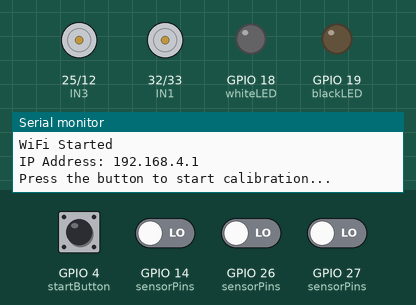
The sketch below on a simulated ESP32. Shown: motor-driver pin pairs drawn as motors (green arrow = first pin HIGH = forward, orange = second pin HIGH = backward, longer = more drive), output pins drawn as LEDs (lit = HIGH), the last lines printed to the serial monitor. The test bench sets the inputs (shaded band); at power-on: GPIO 4 (startButton) HIGH, GPIO 14 (sensorPins), GPIO 26 (sensorPins), GPIO 27 (sensorPins) LOW.

Above: at 0.8 s.
0.9 s: GPIO 4 (startButton) pulled LOW for 0.15 s
At 2.5 s:
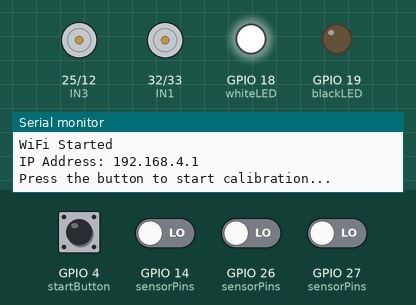
6.7 s: GPIO 14 (sensorPins) driven HIGH
At 9.5 s:
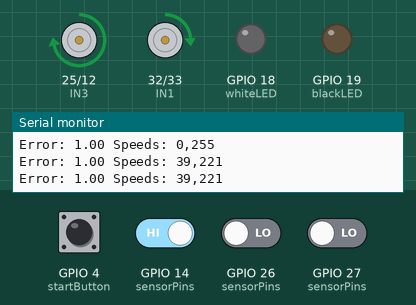
9.7 s: GPIO 26 (sensorPins) driven HIGH
At 10.3 s:
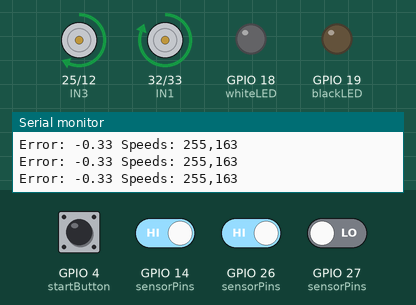
11.2 s: GPIO 27 (sensorPins) driven HIGH
At 12.4 s:
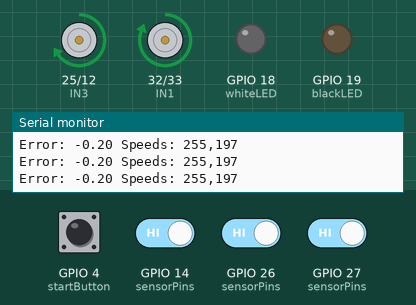
12.7 s: GPIO 14 (sensorPins) driven LOW
At 13.7 s:
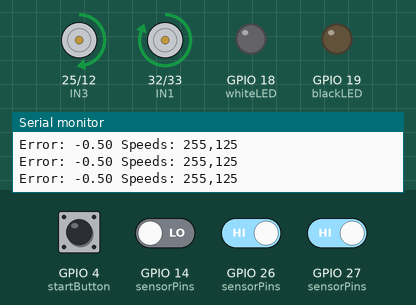
14.2 s: GPIO 26 (sensorPins) driven LOW and GPIO 27 (sensorPins) driven LOW
At 14.8 s:
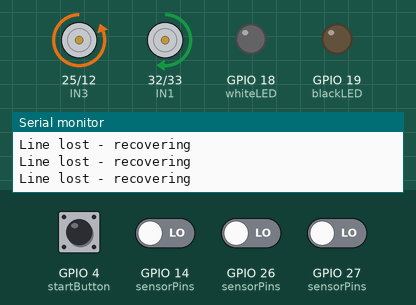
Timing chart, 0 to 16.7 s (numbered marks = the images above; inputs shaded):
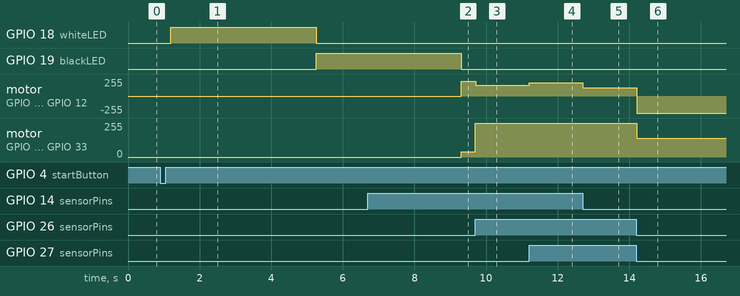

The sketch:

line_following_FV1.1.ino
```cpp
#include <QTRSensors.h>
#include <WiFi.h>
#include <ESPAsyncWebServer.h>
#include <AsyncTCP.h>
#include <WebSerial.h>

// -------- LINE SENSOR SETUP --------
QTRSensors qtr;
const uint8_t SensorCount = 3;
uint16_t sensorValues[SensorCount];
const uint8_t sensorPins[] = {26, 27, 14};
const int weights[3] = {-1, 0, 1};   // Precomputed weights

// -------- MOTOR PINS --------
int IN1 = 32;
int IN2 = 33;
int IN3 = 25;
int IN4 = 12;

// -------- BUTTON AND LED --------
int startButton = 4;
int whiteLED = 18;
int blackLED = 19;

// -------- CALIBRATION --------
uint16_t whiteValues[SensorCount] = {0,0,0};
uint16_t blackValues[SensorCount] = {0,0,0};
uint16_t thresholds[SensorCount];

// -------- MOTOR CONTROL --------
int baseSpeed = 255;
float Kp = 0.7;
float Kd = 0.4;

float previousError = 0;
int lastDirection = 0;

// -------- ROBOT STATE --------
bool robotRunning = true;

// -------- DEBUG TIMER --------
unsigned long lastDebug = 0;

// -------- WIFI + WEBSERIAL --------
const char* ssid = "2sDIZONRobot";
const char* password = "12345678";
AsyncWebServer server(80);

// -------- FUNCTIONS --------
void stopMotors() {
  analogWrite(IN1, 0);
  analogWrite(IN3, 0);

  digitalWrite(IN1, LOW);
  digitalWrite(IN2, LOW);
  digitalWrite(IN3, LOW);
  digitalWrite(IN4, LOW);
}

void recvMsg(uint8_t *data, size_t len) {

  String message = "";
  for(int i = 0; i < len; i++) message += char(data[i]);
  message.trim();

  Serial.print("Received: ");
  Serial.println(message);
  WebSerial.print("Received: ");
  WebSerial.println(message);

  // -------- STOP --------
  if(message == "STOP"){
    robotRunning = false;
    stopMotors();
    WebSerial.println("Robot Stopped");
  }

  // -------- START --------
  else if(message == "START"){
    robotRunning = true;
    WebSerial.println("Robot Running");
  }

  // -------- CHANGE KP --------
  else if(message.startsWith("KP")){
    float newKp = message.substring(3).toFloat();
    Kp = newKp;

    WebSerial.print("New Kp: ");
    WebSerial.println(Kp);
  }

  // -------- CHANGE KD --------
  else if(message.startsWith("KD")){
    float newKd = message.substring(3).toFloat();
    Kd = newKd;

    WebSerial.print("New Kd: ");
    WebSerial.println(Kd);
  }

  // -------- CHANGE BASE SPEED --------
  else if(message.startsWith("BASE")){
    int newBase = message.substring(5).toInt();
    baseSpeed = newBase;

    WebSerial.print("New Base Speed: ");
    WebSerial.println(baseSpeed);
  }

  // -------- SHOW CURRENT VALUES --------
  else if(message == "PID"){
    WebSerial.print("Kp: ");
    WebSerial.println(Kp);

    WebSerial.print("Kd: ");
    WebSerial.println(Kd);

    WebSerial.print("BaseSpeed: ");
    WebSerial.println(baseSpeed);
  }

  else{
    WebSerial.println("Unknown command");
  }
}
// -------- SETUP --------
void setup() {
  Serial.begin(115200);

  WiFi.softAP(ssid, password);
  Serial.println();
  Serial.println("WiFi Started");
  Serial.print("IP Address: ");
  Serial.println(WiFi.softAPIP());

  WebSerial.begin(&server);
  WebSerial.onMessage(recvMsg);
  server.begin();
  WebSerial.println("ESP32 Robot Online");

  qtr.setTypeRC();
  qtr.setSensorPins(sensorPins, SensorCount);

  pinMode(IN1, OUTPUT);
  pinMode(IN2, OUTPUT);
  pinMode(IN3, OUTPUT);
  pinMode(IN4, OUTPUT);
  pinMode(startButton, INPUT_PULLUP);
  pinMode(whiteLED, OUTPUT);
  pinMode(blackLED, OUTPUT);

  Serial.println("Press the button to start calibration...");
  WebSerial.println("Press the button to start calibration...");
  while(digitalRead(startButton) == HIGH);
  delay(300);

  // WHITE CALIBRATION
  digitalWrite(whiteLED, HIGH);
  WebSerial.println("White calibration...");
  delay(3000);

  for(int i = 0; i < 20; i++){
    qtr.read(sensorValues);
    for(int j = 0; j < SensorCount; j++)
      whiteValues[j] += sensorValues[j];
    delay(50);
  }

  for(int j = 0; j < SensorCount; j++)
    whiteValues[j] /= 20;

  digitalWrite(whiteLED, LOW);

  // BLACK CALIBRATION
  digitalWrite(blackLED, HIGH);
  WebSerial.println("Black calibration...");
  delay(3000);

  for(int i = 0; i < 20; i++){
    qtr.read(sensorValues);
    for(int j = 0; j < SensorCount; j++)
      blackValues[j] += sensorValues[j];
    delay(50);
  }

  for(int j = 0; j < SensorCount; j++)
    blackValues[j] /= 20;

  digitalWrite(blackLED, LOW);

  for(int j = 0; j < SensorCount; j++)
    thresholds[j] = (whiteValues[j] + blackValues[j]) / 2;

  Serial.println("Calibration Complete!");
  WebSerial.println("Calibration Complete!");
}

// -------- LOOP --------
void loop() {

  if(!robotRunning){
    stopMotors();
    return;
  }

  qtr.read(sensorValues);

  bool lineDetected = false;

  for(int i = 0; i < SensorCount; i++){
    if(sensorValues[i] > thresholds[i]){
      lineDetected = true;
      break;
    }
  }

  // -------- LINE LOST RECOVERY --------
  if(!lineDetected){

    int recoverSpeed = 140;

    if(lastDirection >= 0){
      analogWrite(IN1,0);
      digitalWrite(IN2,HIGH);
      analogWrite(IN3,recoverSpeed);
      digitalWrite(IN4,LOW);
    }
    else{
      analogWrite(IN1,recoverSpeed);
      digitalWrite(IN2,LOW);
      analogWrite(IN3,0);
      digitalWrite(IN4,HIGH);
    }

    if(millis() - lastDebug > 120){
      lastDebug = millis();
      Serial.println("Line lost - recovering");
      WebSerial.println("Line lost - recovering");
    }

    return;
  }

  // -------- ERROR CALCULATION --------
  float position = 0;
  float total = 0;

  for(int i = 0; i < SensorCount; i++){
    int value = sensorValues[i] - thresholds[i];
    if(value < 0) value = 0;

    position += value * weights[i];
    total += value;
  }

  float error = (total > 0) ? position / total : 0;

  if(error > 0.2) lastDirection = 1;
  else if(error < -0.2) lastDirection = -1;

  // -------- PD CONTROL --------
  float derivative = error - previousError;
  float correction = (Kp * error) + (Kd * derivative);
  previousError = error;

  float turnFactor = (error > 0) ? error : -error;

  int dynamicBaseSpeed = baseSpeed * (1.0 - 0.5 * turnFactor);
  dynamicBaseSpeed = constrain(dynamicBaseSpeed,130,baseSpeed);

  int adjust = correction * dynamicBaseSpeed;

  int speedLeft  = dynamicBaseSpeed - adjust;
  int speedRight = dynamicBaseSpeed + adjust;

  speedLeft  = constrain(speedLeft,0,255);
  speedRight = constrain(speedRight,0,255);

  // -------- MOTOR DRIVE --------
  analogWrite(IN1,speedLeft);
  digitalWrite(IN2,LOW);

  analogWrite(IN3,speedRight);
  digitalWrite(IN4,LOW);

  // -------- DEBUG (RATE LIMITED) --------
  if(millis() - lastDebug > 80){

    lastDebug = millis();

    Serial.print("Error: "); Serial.print(error);
    Serial.print(" Speeds: "); Serial.print(speedLeft);
    Serial.print(","); Serial.println(speedRight);

    WebSerial.print("Error: "); WebSerial.print(error);
    WebSerial.print(" Speeds: "); WebSerial.print(speedLeft);
    WebSerial.print(","); WebSerial.println(speedRight);
  }
}
```

Measured:
- after the input at 0.9 s, GPIO 18 (whiteLED): LOW → HIGH after 0.30 s, → LOW 4.1 s later; GPIO 19 (blackLED): LOW → HIGH after 4.4 s
- after the input at 6.7 s, motor on GPIO 25 (IN3) / GPIO 12 (IN4): stopped → forward 221/255 after 2.6 s; motor on GPIO 32 (IN1) / GPIO 33 (IN2): stopped → forward 39/255 after 2.6 s
- after the input at 9.7 s, motor on GPIO 25 (IN3) / GPIO 12 (IN4): forward 221/255 → forward 163/255 at once; motor on GPIO 32 (IN1) / GPIO 33 (IN2): forward 39/255 → forward 255/255 at once
- after the input at 11.2 s, motor on GPIO 25 (IN3) / GPIO 12 (IN4): forward 163/255 → forward 197/255 at once
- after the input at 12.7 s, motor on GPIO 25 (IN3) / GPIO 12 (IN4): forward 197/255 → forward 125/255 at once
- after the input at 14.2 s, motor on GPIO 25 (IN3) / GPIO 12 (IN4): forward 125/255 → backward 255/255 at once; motor on GPIO 32 (IN1) / GPIO 33 (IN2): forward 255/255 → forward 140/255 at once
